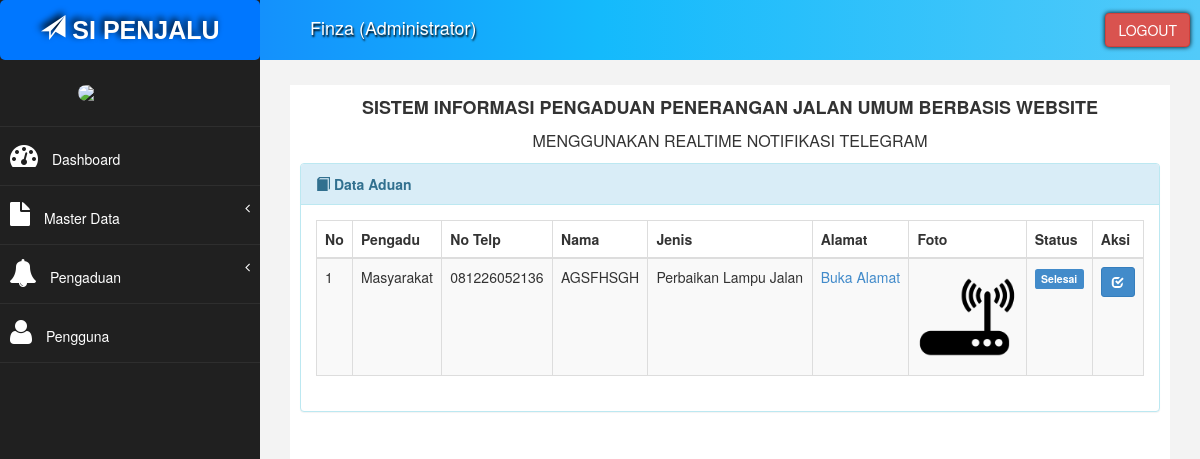
Screenshot of /index?page=aduan_admin_selesai (signed in) with the database file from the repository.
### tables this page shows
CREATE TABLE `tb_pengaduan` (
  `id_pengaduan` int(11) NOT NULL,
  `judul` varchar(100) NOT NULL,
  `no_telpon` varchar(100) NOT NULL,
  `jenis` int(11) NOT NULL,
  `alamat` varchar(100) NOT NULL,
  `keterangan` text NOT NULL,
  `foto` varchar(300) NOT NULL,
  `waktu_aduan` datetime NOT NULL DEFAULT current_timestamp(),
  `status` varchar(20) DEFAULT 'Proses',
  `tanggapan` text DEFAULT NULL,
  `author` varchar(50) NOT NULL,
  `lat` double(10,6) NOT NULL,
  `lng` double(10,6) NOT NULL
);

CREATE TABLE `tb_pengadu` (
  `id_pengadu` varchar(50) NOT NULL,
  `nama_pengadu` varchar(30) NOT NULL,
  `jekel` enum('Laki-Laki','Perempuan') NOT NULL,
  `no_hp` varchar(15) NOT NULL,
  `alamat` text NOT NULL
);

CREATE TABLE `tb_jenis` (
  `id_jenis` int(11) NOT NULL,
  `jenis` varchar(30) NOT NULL
);

### admin/aduan/adu_selesai.php (the view, shortened to what this page needs)
<div class="panel panel-info">
  <div class="panel-heading">
    <i class="glyphicon glyphicon-book"></i>
    <b>Data Aduan</b>
  </div>
  <div class="panel-body">
    <div class="table-responsive">
      <table class="table table-striped table-bordered table-hover" id="dataTables-example">
        <thead>
          <tr>
            <th>No</th>
            <th>Pengadu</th>
            <th>No Telp</th>
            <th>Nama</th>
            <th>Jenis</th>
            <th>Alamat</th>
            <th>Foto</th>
            <th>Status</th>
            <th>Aksi</th>
          </tr>
        </thead>
        <tbody>
          <?php
          $no = 1;
          $stmt = $koneksi->prepare("SELECT a.id_pengaduan, a.judul, a.no_telpon, a.foto, a.lat, a.lng, a.status, j.jenis, p.nama_pengadu, p.no_hp
                        FROM tb_pengaduan a
                        JOIN tb_jenis j ON a.jenis = j.id_jenis
                        JOIN tb_pengadu p ON a.author = p.id_pengadu
                        WHERE status = ?");
          $status = 'Selesai';
          $stmt->bind_param('s', $status);
          $stmt->execute();
          $result = $stmt->get_result();
          while ($data = $result->fetch_assoc()) {
            echo generateRow($data, $no++);
          }
          ?>
        </tbody>
      </table>
    </div>
  </div>
</div>
<?php
function generateRow($data, $no)
{
  $statusLabel = getStatusLabel($data['status']);
  $lat = $data['lat'];
  $lng = $data['lng'];
  return "
    <tr>
        <td>$no</td>
        <td>{$data['nama_pengadu']}</td>
        <td>{$data['no_telpon']}</td>
        <td>{$data['judul']}</td>
        <td>{$data['jenis']}</td>
        <td><a href='https://www.google.com/maps/?q=$lat,$lng' target='_blank'>Buka Alamat</a></td>
        <td><img src='foto/{$data['foto']}' width='100px' onclick='window.open(this.src)' role='button' tabindex='0'></td>
        <td><span class='label $statusLabel[0]'>$statusLabel[1]</span></td>
        <td><a href='?page=aduan_kelola&kode={$data['id_pengaduan']}' title='Tanggapi' class='btn btn-primary btn-sm'><i class='glyphicon glyphicon-check'></i></a></td>
    </tr>";
}
function getStatusLabel($status)
{
  switch ($status) {
    case 'Selesai':
      return ['label-primary', 'Selesai'];
  }
}
?>

### rows the page displays
tb_pengaduan: no "1", author.nama_pengadu "Masyarakat", no_telpon "081226052136", judul "AGSFHSGH", jenis.jenis "Perbaikan Lampu Jalan", foto (picture), status "Selesai"

### other values shown
$data_nama "Finza"
$data_level "Administrator"
